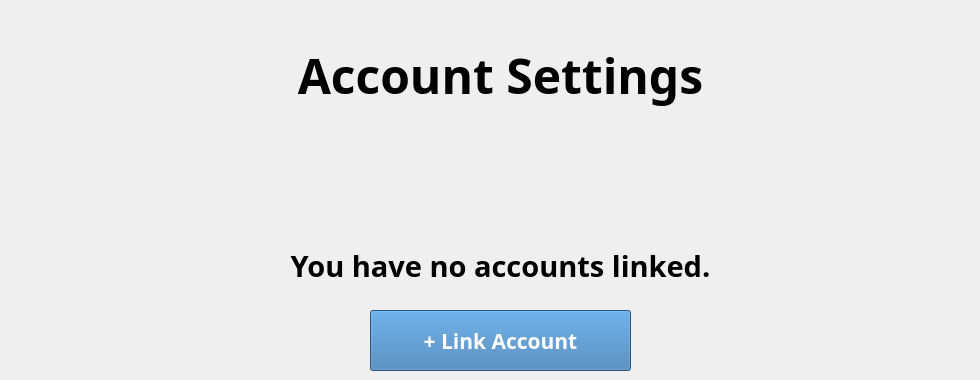
    <widget class="QWidget" name="account_settings_empty">
     <widget class="QPushButton" name="linkAccountButton">
      <property name="geometry">
       <rect>
        <x>370</x>
        <y>310</y>
        <width>261</width>
        <height>61</height>
       </rect>
      </property>
      <property name="font">
       <font>
        <family>Glacial Indifference</family>
        <pointsize>16</pointsize>
        <weight>75</weight>
        <bold>true</bold>
       </font>
      </property>
      <property name="styleSheet">
       <string notr="true">background-color: rgb(54, 118, 176);
color: rgb(255, 255, 255);</string>
      </property>
      <property name="text">
       <string>+ Link Account</string>
      </property>
     </widget>
     <widget class="QLabel" name="AccountSettingsHeader_3">
      <property name="geometry">
       <rect>
        <x>30</x>
        <y>30</y>
        <width>941</width>
        <height>91</height>
       </rect>
      </property>
      <property name="font">
       <font>
        <family>Glacial Indifference</family>
        <pointsize>36</pointsize>
        <weight>75</weight>
        <bold>true</bold>
       </font>
      </property>
      <property name="text">
       <string>Account Settings</string>
      </property>
      <property name="alignment">
       <set>Qt::AlignCenter</set>
      </property>
     </widget>
     <widget class="QLabel" name="noAccountsLinkedLabel">
      <property name="geometry">
       <rect>
        <x>30</x>
        <y>220</y>
        <width>941</width>
        <height>91</height>
       </rect>
      </property>
      <property name="font">
       <font>
        <family>Glacial Indifference</family>
        <pointsize>22</pointsize>
        <weight>75</weight>
        <bold>true</bold>
       </font>
      </property>
      <property name="text">
       <string>You have no accounts linked.</string>
      </property>
      <property name="alignment">
       <set>Qt::AlignCenter</set>
      </property>
     </widget>
    </widget>
